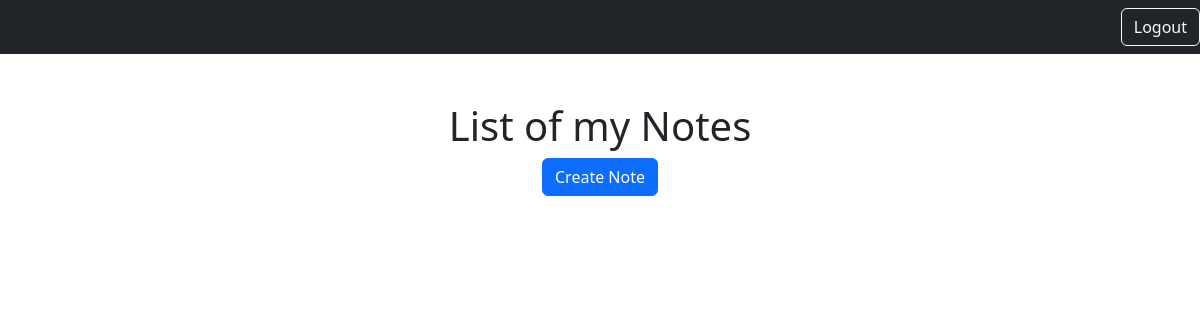
The app's page /notes/list (signed in), older data.
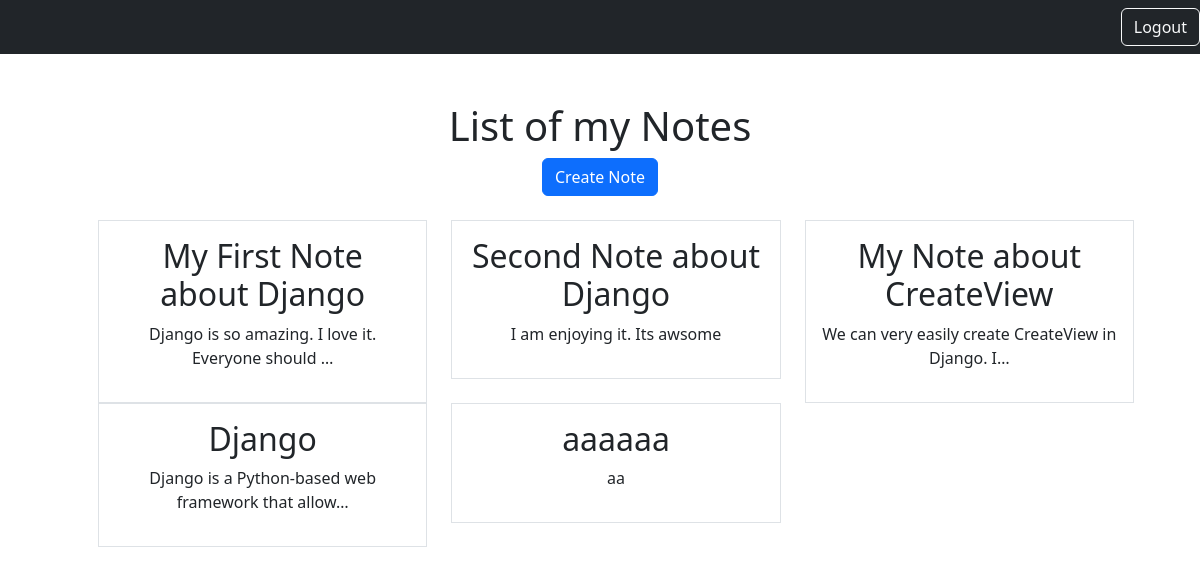
The same page, newer data.
### notes/models.py (models this page shows)
class Notes(models.Model):
    title = models.CharField(max_length=200)
    content = models.TextField()
    created_at = models.DateTimeField(auto_now_add=True)
    user = models.ForeignKey(User, on_delete=models.CASCADE, related_name='notes')

### notes/views.py (the view)
# urls.py: path('list', views.NotesListView.as_view(), name="notes.list"),
class NotesListView(LoginRequiredMixin, ListView):
    model = Notes
    context_object_name = 'notes'
    login_url = '/admin'
    def get_queryset(self):
        return self.request.user.notes.all()

### notes/templates/notes/notes_list.html
{% extends 'base.html' %}
{% block content %}
    <h1>List of my Notes</h1>
    <a href="{% url 'notes.create' %}" class="btn btn-primary">Create Note</a>
    <ul>
        <div class="row row-cols-3 p-4">
            {% for note in notes %}
                <div class="col">
                    <div class="p-3 border">
                        <a href="{% url 'notes.detail' pk=note.id %}" class="text-dark text-decoration-none">
                            <h2>{{ note.title }}</h2>
                        </a>
                        <p>{{ note.content|truncatechars:50 }}</p>
                    </div>
                </div>
            {% endfor %}
    </ul>
    </div>
{% endblock %}

Row changes from the older to the newer data that the page shows:
now on this page (row edited): Notes: title "My First Note about Django", content "Django is so amazing. I love it. Everyone should …"
now on this page (row edited): Notes: title "Second Note about Django", content "I am enjoying it. Its awsome"
now on this page (row edited): Notes: title "My Note about CreateView", content "We can very easily create CreateView in Django. I…"
now on this page (row edited): Notes: title "Django", content "Django is a Python-based web framework that allow…"
added Notes: title "aaaaaa", content "aa"
